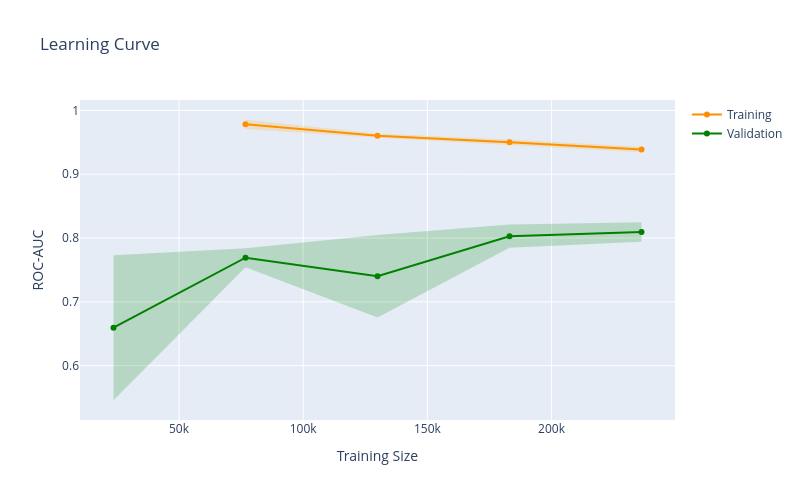

Here is the notebook cell this chart was saved with:
### Code cell
# Learning Curve Plot
fig = go.Figure()
fig.add_trace(go.Scatter(x=train_sizes, y=train_mean, mode='lines+markers',
    name='Training', line=dict(color='darkorange', width=2)))
fig.add_trace(go.Scatter(
    x=np.concatenate([train_sizes, train_sizes[::-1]]),
    y=np.concatenate([train_mean - train_std, (train_mean + train_std)[::-1]]),
    fill='toself', fillcolor='rgba(255,165,0,0.2)', line=dict(color='rgba(255,255,255,0)'),
    showlegend=False))

fig.add_trace(go.Scatter(x=train_sizes, y=val_mean, mode='lines+markers',
    name='Validation', line=dict(color='green', width=2)))
fig.add_trace(go.Scatter(
    x=np.concatenate([train_sizes, train_sizes[::-1]]),
    y=np.concatenate([val_mean - val_std, (val_mean + val_std)[::-1]]),
    fill='toself', fillcolor='rgba(0,128,0,0.2)', line=dict(color='rgba(255,255,255,0)'),
    showlegend=False))

fig.update_layout(title='Learning Curve', xaxis_title='Training Size',
    yaxis_title='ROC-AUC', width=800, height=500)
fig.show()

gap = train_mean[-1] - val_mean[-1]
print(f"Train: {train_mean[-1]:.4f} | Val: {val_mean[-1]:.4f} | Gap: {gap:.4f}")

### Figure 1 — Plotly figure (JSON) as saved in the notebook; plotly's stock layout.template omitted (floating-point values rounded to 4 significant figures)
{"data": [{"line": {"color": "darkorange", "width": 2}, "mode": "lines+markers", "name": "Training", "type": "scatter", "x": [23621, 76770, 129918, 183067, 236216], "y": [NaN, 0.9782, 0.9605, 0.9501, 0.9387]}, {"fill": "toself", "fillcolor": "rgba(255,165,0,0.2)", "line": {"color": "rgba(255,255,255,0)"}, "showlegend": false, "type": "scatter", "x": [23621, 76770, 129918, 183067, 236216, 236216, 183067, 129918, 76770, 23621], "y": [NaN, 0.971, 0.957, 0.9458, 0.9342, 0.9431, 0.9543, 0.9639, 0.9853, NaN]}, {"line": {"color": "green", "width": 2}, "mode": "lines+markers", "name": "Validation", "type": "scatter", "x": [23621, 76770, 129918, 183067, 236216], "y": [0.6595, 0.7691, 0.7402, 0.8029, 0.8094]}, {"fill": "toself", "fillcolor": "rgba(0,128,0,0.2)", "line": {"color": "rgba(255,255,255,0)"}, "showlegend": false, "type": "scatter", "x": [23621, 76770, 129918, 183067, 236216, 236216, 183067, 129918, 76770, 23621], "y": [0.5458, 0.7544, 0.6757, 0.7847, 0.7941, 0.8246, 0.8212, 0.8047, 0.7839, 0.7731]}], "layout": {"height": 500, "title": {"text": "Learning Curve"}, "width": 800, "xaxis": {"title": {"text": "Training Size"}}, "yaxis": {"title": {"text": "ROC-AUC"}}}}
